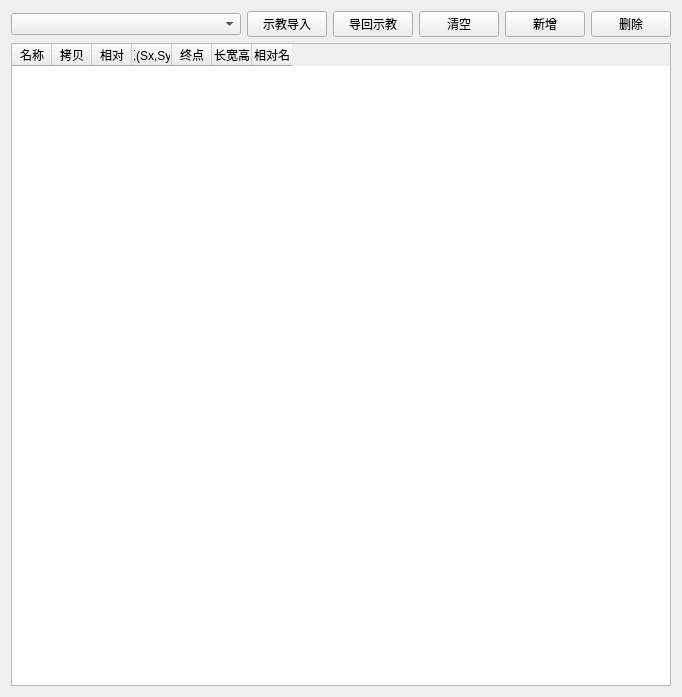
<?xml version="1.0" encoding="UTF-8"?>
<ui version="4.0">
 <class>roiGrpMangForm</class>
 <widget class="QWidget" name="roiGrpMangForm">
  <property name="geometry">
   <rect>
    <x>0</x>
    <y>0</y>
    <width>682</width>
    <height>697</height>
   </rect>
  </property>
  <property name="windowTitle">
   <string>Form</string>
  </property>
  <layout class="QGridLayout" name="gridLayout" columnstretch="1,0,0">
   <item row="2" column="0" colspan="3">
    <widget class="QTableWidget" name="roiGrps">
     <attribute name="horizontalHeaderDefaultSectionSize">
      <number>40</number>
     </attribute>
     <column>
      <property name="text">
       <string>名称</string>
      </property>
     </column>
     <column>
      <property name="text">
       <string>拷贝</string>
      </property>
     </column>
     <column>
      <property name="text">
       <string>相对</string>
      </property>
     </column>
     <column>
      <property name="text">
       <string>起点(Sx,Sy,Sz)</string>
      </property>
     </column>
     <column>
      <property name="text">
       <string>终点</string>
      </property>
     </column>
     <column>
      <property name="text">
       <string>长宽高</string>
      </property>
     </column>
     <column>
      <property name="text">
       <string>相对名</string>
      </property>
     </column>
    </widget>
   </item>
   <item row="1" column="2">
    <layout class="QHBoxLayout" name="horizontalLayout">
     <item>
      <widget class="QPushButton" name="techImp">
       <property name="text">
        <string>示教导入</string>
       </property>
      </widget>
     </item>
     <item>
      <widget class="QPushButton" name="impTech">
       <property name="text">
        <string>导回示教</string>
       </property>
      </widget>
     </item>
     <item>
      <widget class="QPushButton" name="clrBtn">
       <property name="text">
        <string>清空</string>
       </property>
      </widget>
     </item>
     <item>
      <widget class="QPushButton" name="addNew">
       <property name="text">
        <string>新增</string>
       </property>
      </widget>
     </item>
     <item>
      <widget class="QPushButton" name="delSel">
       <property name="text">
        <string>删除</string>
       </property>
      </widget>
     </item>
    </layout>
   </item>
   <item row="1" column="0" colspan="2">
    <widget class="QComboBox" name="SelectLinker"/>
   </item>
  </layout>
 </widget>
 <resources/>
 <connections/>
</ui>
